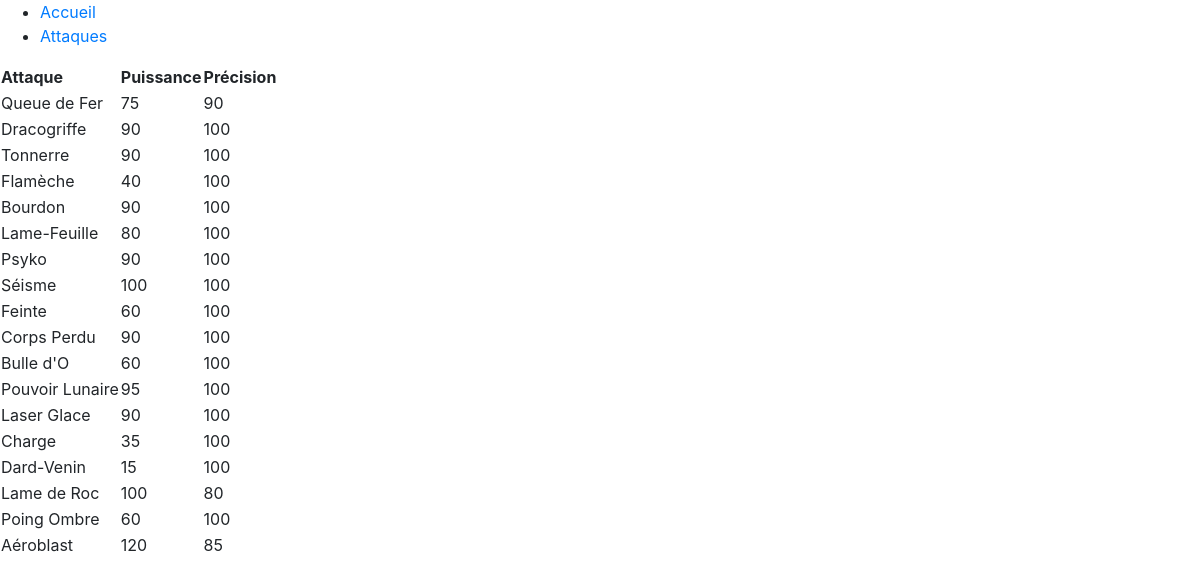
The page /attack.php on the database its author committed.
### tables this page shows
CREATE TABLE IF NOT EXISTS `move` (
  `moveId` int(11) NOT NULL AUTO_INCREMENT,
  `moveName` varchar(25) DEFAULT NULL,
  `movePower` int(11) DEFAULT NULL,
  `moveAccuracy` int(11) DEFAULT NULL,
  `typeId` int(11) DEFAULT NULL,
  PRIMARY KEY (`moveId`),
  KEY `FK_move_typeId` (`typeId`)
);

### dao/connectionBase.php (called while the page is built)
<?php
 function pokedb() {
            static $dbc = null;
            if ($dbc == null) {
                try {
                    $dbc = new PDO('mysql:host=' . DB_HOST .  ';dbname=' . DB_NAME, DB_USER, DB_PASSWORD, array(PDO::MYSQL_ATTR_INIT_COMMAND => "SET NAMES utf8",
                        PDO::ATTR_PERSISTENT => true));
                } catch (Exception $e) {
                    echo 'Erreur : ' . $e->getMessage() . '<br />';
                    echo 'N° : ' . $e->getCode() . '<br />';
                    die('Could not connect to MySql');
                }
            }
            return $dbc;
        }

### dao/dao.php (the view, shortened to what this page needs)
<?php
require_once './dao/connectionBase.php';
function getAllAttack() {
    $resultat = pokedb()->query("SELECT `moveName`, `movePower`, `moveAccuracy` FROM `move`
")->fetchAll(PDO::FETCH_ASSOC);
    $nomColl = array("Attaque", "Puissance", "Précision");
    echo "<table>";
    foreach ($nomColl AS $key => $valeur) {
        echo "<th>$valeur</th>";
    }
    foreach ($resultat AS $key => $valeur) {
        echo "<tr>";
        foreach ($valeur AS $key => $valeur2) {
            echo "<td>$valeur2</td>";
        }
        echo "</tr>";
    }
    echo "</table>";
}

### attack.php (shortened to what this page needs)
<?php
require_once './dao.php';
?>
<!DOCTYPE html>
<html>
    <head>
        <link rel="stylesheet" href="css/bootstrap.css">
    </head>
    <body>
        <nav>
            <ul>
                <li><a href="index.php" id="actif">Accueil</a></li>
                <li><a href="attack.php">Attaques</a></li>
            </ul>
        </nav>
        <?php getAllAttack(); ?>
    </body>
</html>

### rows shown on the page
move: moveName "Queue de Fer", movePower "75", moveAccuracy "90"
move: moveName "Dracogriffe", movePower "90", moveAccuracy "100"
move: moveName "Tonnerre", movePower "90", moveAccuracy "100"
move: moveName "Flamèche", movePower "40", moveAccuracy "100"
move: moveName "Bourdon", movePower "90", moveAccuracy "100"
move: moveName "Lame-Feuille", movePower "80", moveAccuracy "100"
move: moveName "Psyko", movePower "90", moveAccuracy "100"
move: moveName "Séisme", movePower "100", moveAccuracy "100"
move: moveName "Feinte", movePower "60", moveAccuracy "100"
move: moveName "Corps Perdu", movePower "90", moveAccuracy "100"
move: moveName "Bulle d'O", movePower "60", moveAccuracy "100"
move: moveName "Pouvoir Lunaire", movePower "95", moveAccuracy "100"
move: moveName "Laser Glace", movePower "90", moveAccuracy "100"
move: moveName "Charge", movePower "35", moveAccuracy "100"
move: moveName "Dard-Venin", movePower "15", moveAccuracy "100"
move: moveName "Lame de Roc", movePower "100", moveAccuracy "80"
move: moveName "Poing Ombre", movePower "60", moveAccuracy "100"
move: moveName "Aéroblast", movePower "120", moveAccuracy "85"

### other values the page prints
$valeur "Attaque"
$valeur "Puissance"
$valeur "Précision"
